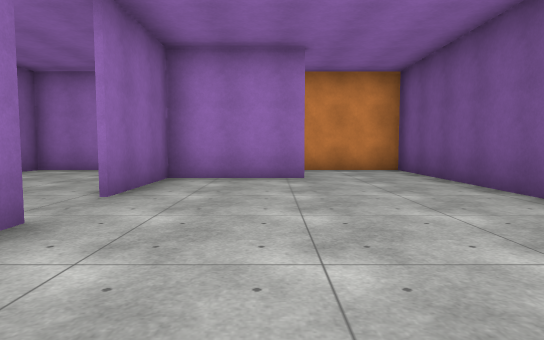
[1] (above)

20 first-person views from a walk through a 3-D level made in the Unity game engine. The camera is 1.2 m above the floor, tilts 4° down and sees 75° across. The floor is counted in squares, 2 m on a side. Each view is taken from the middle of a square. On the plan, view 1 faces up. The plan holds only what a view shows up to about 10 squares ahead; the rest is blank. The place goes on beyond the plan. Door leaves are left out, so doorways stand open. Surface patterns are stand-ins for the level's own textures.

[2]
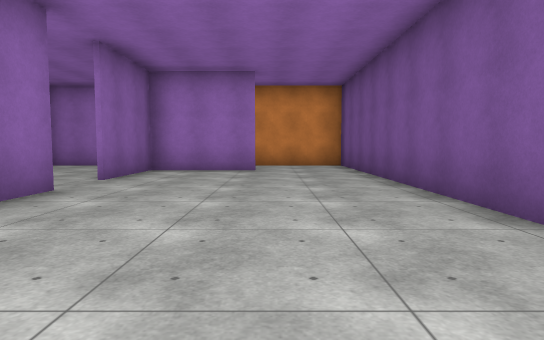

[3]
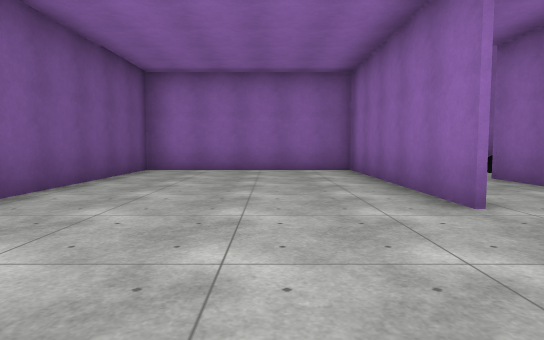

[4]
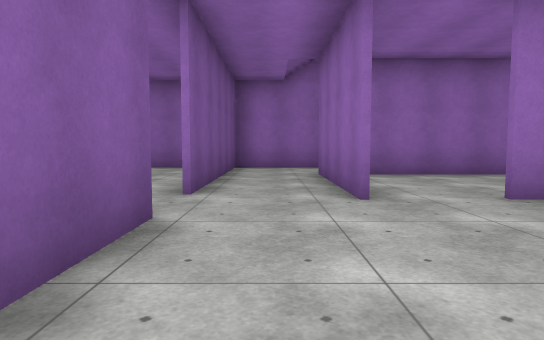

[5]
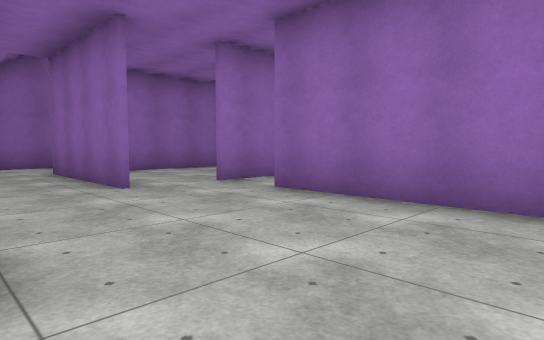

[6]
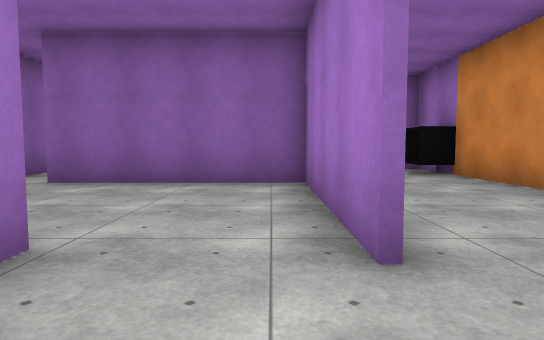

[7]
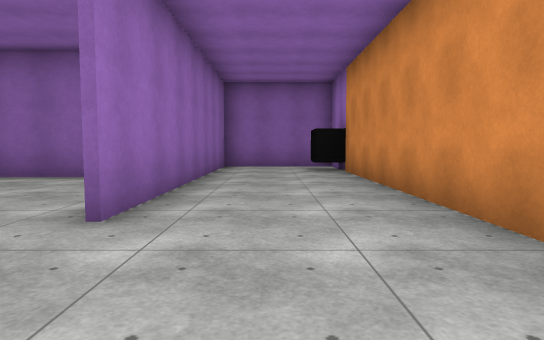

[8]
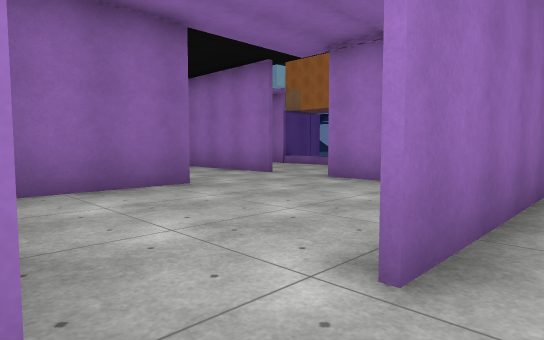

[9]
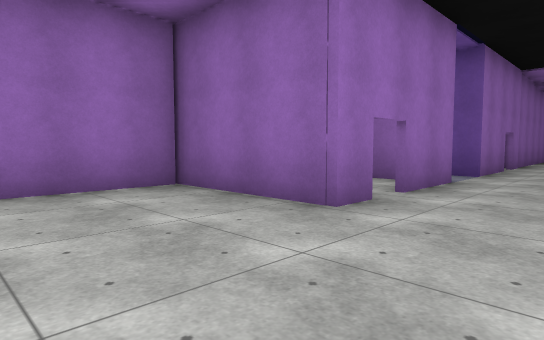

[10]
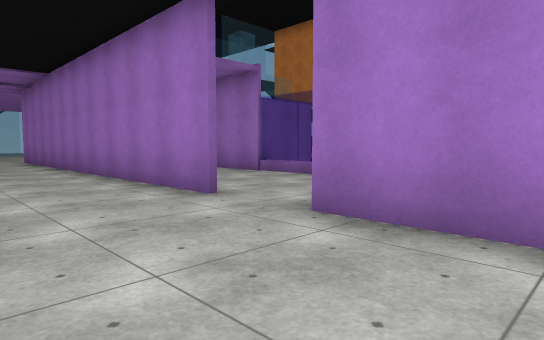

[11]
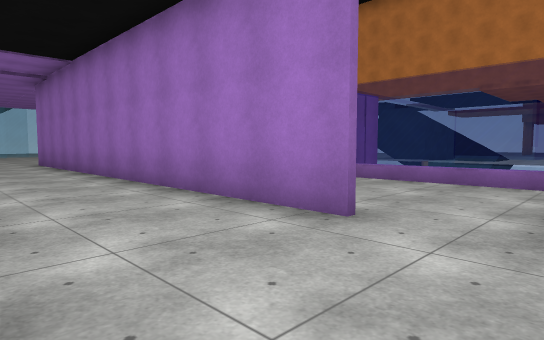

[12]
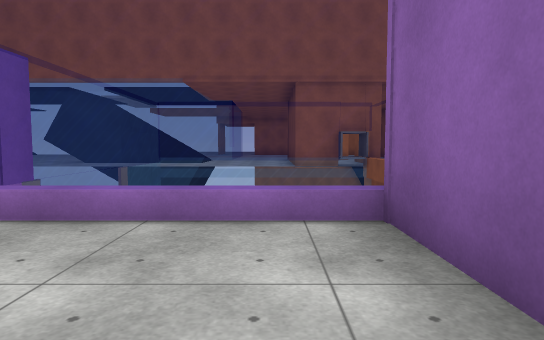

[13]
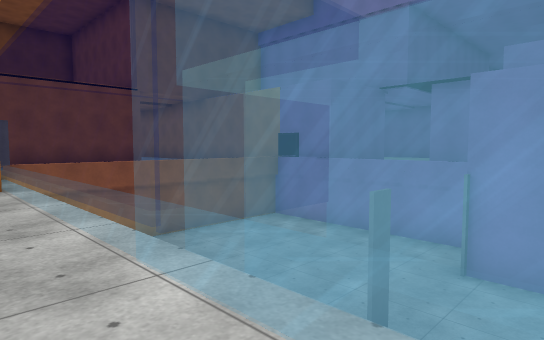

[14]
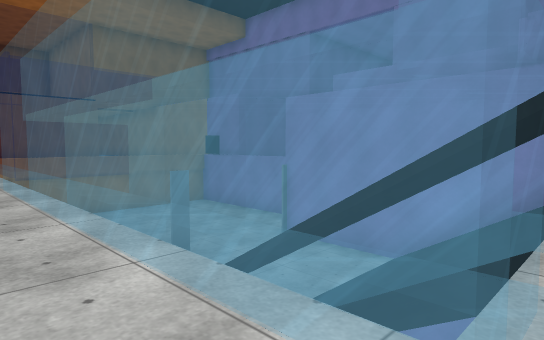

[15]
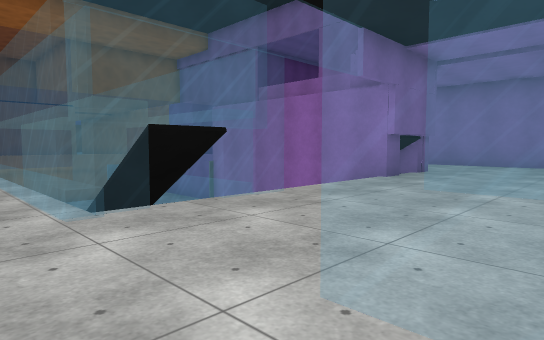

[16]
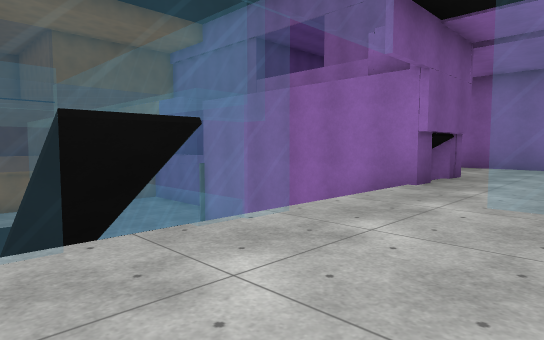

[17]
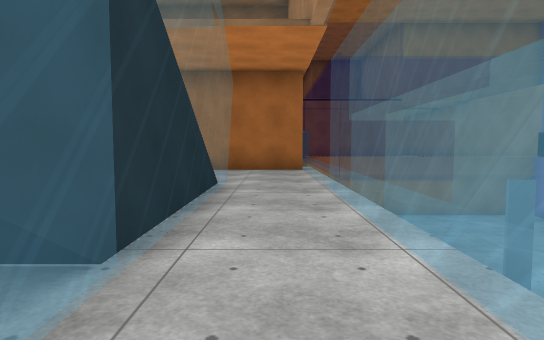

[18]
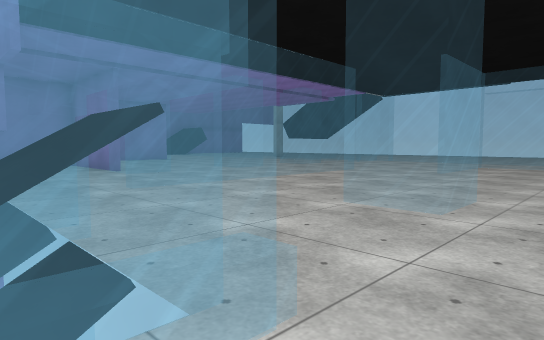

[19]
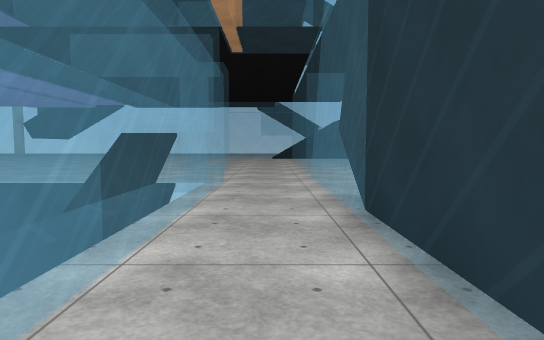

[20]
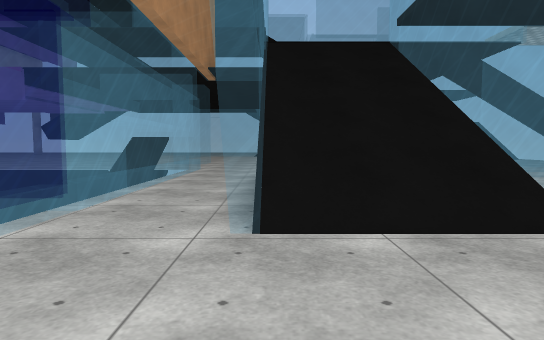

### Floor plan
Key: @ floor where view 1 was taken; # wall or solid block; . main floor; - floor 3 m lower than the main floor; : floor 5 m higher than the main floor; / step, stairs or slope; = window, fence, low wall or low ledge; v drop or lower ground.
Columns run from 29 left of view 1 to 3 right of it. Each row starts with its distance up from view 1.
 23             :////
 22             :////.. #
 21       == =========..#
 20       ..............##
 19  ......=...===========
 18 =......=...#v====    =.
 17 .===.......==   =   v=.
 16  ..........///--=vvvv=.
 15   ..======.///--=vvvv=.
 14    ........///--=vvvv=.
 13     ......#######vvvv=
 12      =.==.##  ##=====########
 11       ..#..    .....##........
 10         #...    ....#..........
  9         ###########.########..###
  8         ...............#........#
  7           .............#...###..#
  6           ##.##=##.#...#...#....#
  5                 #. #...#...#....#
  4                    #............#
  3                    #####.#......#
  2                        ..#.#....#
  1                       ...#.#....#
  0                      #####.#.@..#
 -1                          ..#....#
 -2                         /..#....#
 -3                         #########

Positions as (right, up) in squares from view 1, and headings:
1: (0, 0), facing up
2: (1, -2), facing up
3: (0, 6), facing down
4: (-3, 7), facing down
5: (-2, 8), facing down-left
6: (0, 8), facing left
7: (1, 10), facing left
8: (-5, 3), facing up-left
9: (-7, 8), facing down-left
10: (-7, 6), facing up-left
11: (-9, 6), facing up-left
12: (-10, 9), facing up
13: (-15, 20), facing down-right
14: (-19, 20), facing down-right
15: (-22, 20), facing down-right
16: (-21, 19), facing down-right
17: (-18, 20), facing right
18: (-18, 20), facing down-left
19: (-13, 20), facing left
20: (-10, 21), facing left
